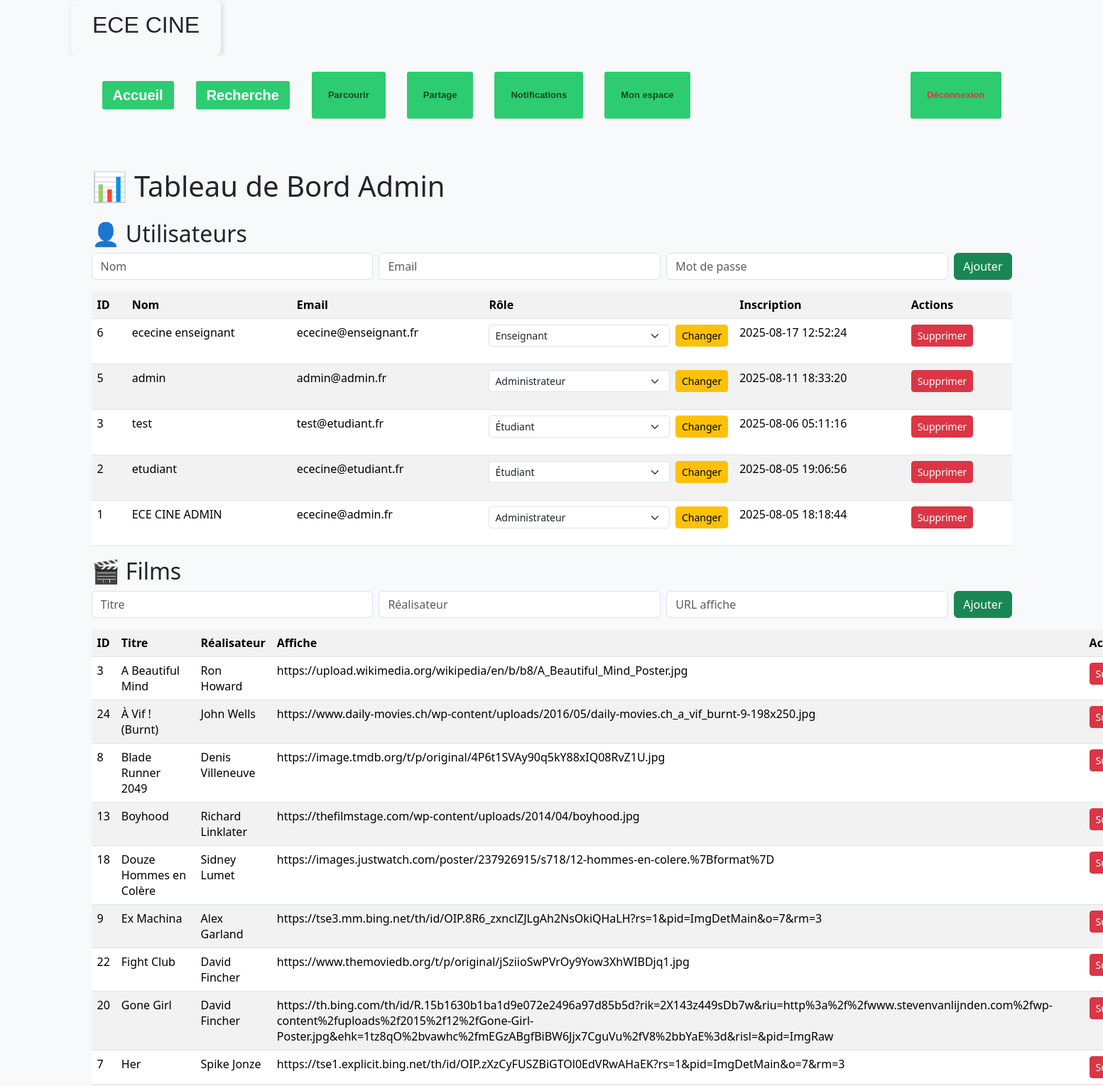
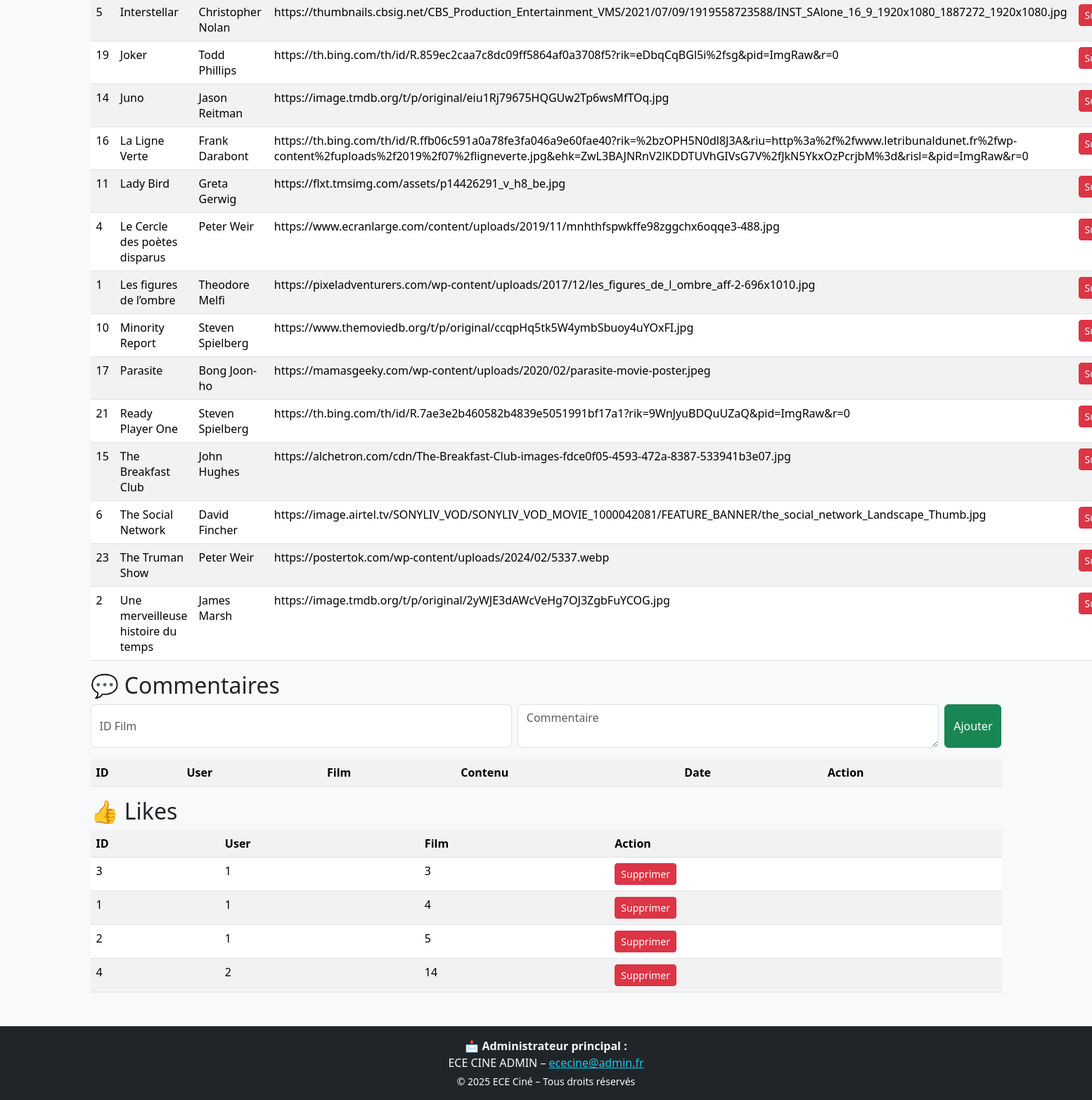
Page /admin/dashbord.php (signed in) on the committed database (2 pictures, top to bottom).
### tables this page shows
CREATE TABLE `users` (
  `id` int(11) NOT NULL,
  `username` varchar(100) NOT NULL,
  `nom` varchar(100) NOT NULL,
  `email` varchar(100) NOT NULL,
  `password_hash` varchar(255) NOT NULL,
  `role` enum('etudiant','enseignant','administrateur') DEFAULT 'etudiant',
  `created_at` timestamp NOT NULL DEFAULT current_timestamp(),
  `approuve` tinyint(1) DEFAULT 1,
  `photo` varchar(255) DEFAULT NULL,
  `prenom` varchar(100) DEFAULT NULL,
  `adresse` text DEFAULT NULL,
  `telephone` varchar(20) DEFAULT NULL,
  `fond_ecran` varchar(255) DEFAULT 'default.jpg'
);

CREATE TABLE `film` (
  `id` int(11) NOT NULL,
  `titre` varchar(255) NOT NULL,
  `realisateur` varchar(255) DEFAULT NULL,
  `annee_sortie` year(4) DEFAULT NULL,
  `genre` varchar(100) DEFAULT NULL,
  `synopsis` text DEFAULT NULL,
  `url_affiche` varchar(255) DEFAULT NULL,
  `trailer` varchar(255) DEFAULT NULL,
  `date_ajout` datetime DEFAULT current_timestamp(),
  `id_users` int(11) DEFAULT NULL
);

CREATE TABLE `likes` (
  `id` int(11) NOT NULL,
  `id_users` int(11) NOT NULL,
  `id_film` int(11) NOT NULL,
  `date_like` datetime DEFAULT current_timestamp()
);

### admin/dashbord.php (the view, shortened to what this page needs)
<?php
include $_SERVER['DOCUMENT_ROOT'] . '/ECE-Cine/includes/header.php';
$users = $pdo->query("SELECT * FROM users ORDER BY created_at DESC")->fetchAll();
$films = $pdo->query("SELECT * FROM film ORDER BY titre ASC")->fetchAll();
$likes = $pdo->query("SELECT * FROM likes ORDER BY id_film ASC, id_users ASC")->fetchAll();
?>
<!DOCTYPE html>
<html lang="fr">
<head>
    <link rel="stylesheet" href="../assets/style/header.css">
    <link rel="stylesheet" href="https://cdn.jsdelivr.net/npm/bootstrap@5.3.3/dist/css/bootstrap.min.css">
</head>
<body class="bg-light">
<div class="container my-5">
    <h1 class="mb-4">📊 Tableau de Bord Admin</h1>
    <h2>👤 Utilisateurs</h2>
    <form method="post" class="mb-3 d-flex gap-2">
        <input type="text" name="username" placeholder="Nom" class="form-control" required>
        <input type="email" name="email" placeholder="Email" class="form-control" required>
        <input type="password" name="password" placeholder="Mot de passe" class="form-control" required>
        <button type="submit" name="add_user" class="btn btn-success">Ajouter</button>
    </form>
    <table class="table table-striped">
        <tr><th>ID</th><th>Nom</th><th>Email</th><th>Rôle</th><th>Inscription</th><th>Actions</th></tr>
        <?php foreach ($users as $u): ?>
        <tr>
            <td><?= $u['id'] ?></td>
            <td><?= htmlspecialchars($u['username']) ?></td>
            <td><?= htmlspecialchars($u['email']) ?></td>
            <td>
                <form method="post" class="d-flex gap-2">
                    <select name="new_role" class="form-select form-select-sm">
                        <option value="etudiant" <?= $u['role'] === 'etudiant' ? 'selected' : '' ?>>Étudiant</option>
                        <option value="enseignant" <?= $u['role'] === 'enseignant' ? 'selected' : '' ?>>Enseignant</option>
                        <option value="administratif" <?= $u['role'] === 'administrateur' ? 'selected' : '' ?>>Administrateur</option>
                    </select>
                    <button type="submit" name="update_role" value="<?= $u['id'] ?>" class="btn btn-sm btn-warning">Changer</button>
                </form>
            </td>
            <td><?= $u['created_at'] ?></td>
            <td>
                <form method="post" class="d-inline">
                    <button type="submit" name="delete_user" value="<?= $u['id'] ?>" class="btn btn-sm btn-danger">Supprimer</button>
                </form>
            </td>
        </tr>
        <?php endforeach; ?>
    </table>
    <h2>🎬 Films</h2>
    <form method="post" class="mb-3 d-flex gap-2">
        <input type="text" name="titre" placeholder="Titre" class="form-control" required>
        <input type="text" name="realisateur" placeholder="Réalisateur" class="form-control" required>
        <input type="text" name="url_affiche" placeholder="URL affiche" class="form-control">
        <button type="submit" name="add_film" class="btn btn-success">Ajouter</button>
    </form>
    <table class="table table-striped">
        <tr><th>ID</th><th>Titre</th><th>Réalisateur</th><th>Affiche</th><th>Action</th></tr>
        <?php foreach ($films as $f): ?>
        <tr>
            <td><?= $f['id'] ?></td>
            <td><?= htmlspecialchars($f['titre']) ?></td>
            <td><?= htmlspecialchars($f['realisateur']) ?></td>
            <td><?= htmlspecialchars($f['url_affiche']) ?></td>
            <td>
                <form method="post" class="d-inline">
                    <button type="submit" name="delete_film" value="<?= $f['id'] ?>" class="btn btn-sm btn-danger">Supprimer</button>
                </form>
            </td>
        </tr>
        <?php endforeach; ?>
    </table>
    <h2>💬 Commentaires</h2>
    <form method="post" class="mb-3 d-flex gap-2">
        <input type="number" name="id_film" placeholder="ID Film" class="form-control" required>
        <textarea name="contenu" placeholder="Commentaire" class="form-control" required></textarea>
        <button type="submit" name="add_comment" class="btn btn-success">Ajouter</button>
    </form>
    <table class="table table-striped">
        <tr><th>ID</th><th>User</th><th>Film</th><th>Contenu</th><th>Date</th><th>Action</th></tr>
    </table>
    <h2>👍 Likes</h2>
    <table class="table table-striped">
        <tr><th>ID</th><th>User</th><th>Film</th><th>Action</th></tr>
        <?php foreach ($likes as $l): ?>
        <tr>
            <td><?= $l['id'] ?></td>
            <td><?= $l['id_users'] ?></td>
            <td><?= $l['id_film'] ?></td>
            <td>
                <form method="post" class="d-inline">
                    <button type="submit" name="delete_like" value="<?= $l['id'] ?>" class="btn btn-sm btn-danger">Supprimer</button>
                </form>
            </td>
        </tr>
        <?php endforeach; ?>
    </table>
</div>
<?php require_once $_SERVER['DOCUMENT_ROOT'] . '/ECE-Cine/includes/footer.php'; ?>
</body>
</html>

### includes/footer.php (shortened to what this page needs)
<?php
$stmtAdmin = $pdo->prepare("SELECT username, prenom, email FROM users WHERE role = 'administrateur' LIMIT 1");
$stmtAdmin->execute();
$admin = $stmtAdmin->fetch();
?>
<footer class="bg-dark text-light mt-5 pt-3 pb-3">
    <div class="container text-center">
        <?php if ($admin): ?>
            <p class="mb-1">
                📩 <strong>Administrateur principal :</strong><br>
                <?= htmlspecialchars($admin['prenom']) . ' ' . htmlspecialchars($admin['username']) ?> –
                <a class="text-info" href="mailto:<?= htmlspecialchars($admin['email']) ?>">
                    <?= htmlspecialchars($admin['email']) ?>
                </a>
            </p>
        <?php endif; ?>
        <small>&copy; <?= date('Y') ?> ECE Ciné – Tous droits réservés</small>
    </div>
</footer>

### rows in the picture
users: id "6", username "ececine enseignant", email "ececine@enseignant.fr", new_role "Enseignant", created_at "2025-08-17 12:52:24"
users: id "5", username "admin", email "admin@admin.fr", new_role "Administrateur", created_at "2025-08-11 18:33:20"
users: id "3", username "test", email "test@etudiant.fr", new_role "Étudiant", created_at "2025-08-06 05:11:16"
users: id "2", username "etudiant", email "ececine@etudiant.fr", new_role "Étudiant", created_at "2025-08-05 19:06:56"
users: id "1", username "ECE CINE ADMIN", email "ececine@admin.fr", new_role "Administrateur", created_at "2025-08-05 18:18:44"
film: id "3", titre "A Beautiful Mind", realisateur "Ron Howard", url_affiche "https://upload.wikimedia.org/wikipedia/en/b/b8/A_Beautiful_Mind_Poster.jpg"
film: id "24", titre "À Vif ! (Burnt)", realisateur "John Wells", url_affiche "https://www.daily-movies.ch/wp-content/uploads/2016/05/daily-movies.ch_a_vif_burnt-9-198x250.jpg"
film: id "8", titre "Blade Runner 2049", realisateur "Denis Villeneuve", url_affiche "https://image.tmdb.org/t/p/original/4P6t1SVAy90q5kY88xIQ08RvZ1U.jpg"
film: id "13", titre "Boyhood", realisateur "Richard Linklater", url_affiche "https://thefilmstage.com/wp-content/uploads/2014/04/boyhood.jpg"
film: id "18", titre "Douze Hommes en Colère", realisateur "Sidney Lumet", url_affiche "https://images.justwatch.com/poster/237926915/s718/12-hommes-en-colere.%7Bformat%7D"
film: id "9", titre "Ex Machina", realisateur "Alex Garland", url_affiche "https://tse3.mm.bing.net/th/id/OIP.8R6_zxnclZJLgAh2NsOkiQHaLH?rs=1&pid=ImgDetMain&o=7&rm=3"
film: id "22", titre "Fight Club", realisateur "David Fincher", url_affiche "https://www.themoviedb.org/t/p/original/jSziioSwPVrOy9Yow3XhWIBDjq1.jpg"
film: id "20", titre "Gone Girl", realisateur "David Fincher", url_affiche "https://th.bing.com/th/id/R.15b1630b1ba1d9e072e2496a97d85b5d?rik=2X143z449sDb7w&riu=http%3a%2f%2fwww.stevenvanlijnden.com%2fwp-content%2fuploads%2f2015%2f12%2fGone-Girl-Poster.jpg&ehk=1tz8qO%2bvawhc%2fmEGzABgfBiBW6Jjx7CguVu%2fV8%2bbYaE%3d&risl=&pid=ImgRaw"
film: id "7", titre "Her", realisateur "Spike Jonze", url_affiche "https://tse1.explicit.bing.net/th/id/OIP.zXzCyFUSZBiGTOl0EdVRwAHaEK?rs=1&pid=ImgDetMain&o=7&rm=3"
film: id "5", titre "Interstellar", realisateur "Christopher Nolan", url_affiche "https://thumbnails.cbsig.net/CBS_Production_Entertainment_VMS/2021/07/09/1919558723588/INST_SAlone_16_9_1920x1080_1887272_1920x1080.jpg"
film: id "19", titre "Joker", realisateur "Todd Phillips", url_affiche "https://th.bing.com/th/id/R.859ec2caa7c8dc09ff5864af0a3708f5?rik=eDbqCqBGl5i%2fsg&pid=ImgRaw&r=0"
film: id "14", titre "Juno", realisateur "Jason Reitman", url_affiche "https://image.tmdb.org/t/p/original/eiu1Rj79675HQGUw2Tp6wsMfTOq.jpg"
film: id "16", titre "La Ligne Verte", realisateur "Frank Darabont", url_affiche "https://th.bing.com/th/id/R.ffb06c591a0a78fe3fa046a9e60fae40?rik=%2bzOPH5N0dl8J3A&riu=http%3a%2f%2fwww.letribunaldunet.fr%2fwp-content%2fuploads%2f2019%2f07%2fligneverte.jpg&ehk=ZwL3BAJNRnV2lKDDTUVhGIVsG7V%2fJkN5YkxOzPcrjbM%3d&risl=&pid=ImgRaw&r=0"
film: id "11", titre "Lady Bird", realisateur "Greta Gerwig", url_affiche "https://flxt.tmsimg.com/assets/p14426291_v_h8_be.jpg"
film: id "4", titre "Le Cercle des poètes disparus", realisateur "Peter Weir", url_affiche "https://www.ecranlarge.com/content/uploads/2019/11/mnhthfspwkffe98zggchx6oqqe3-488.jpg"
film: id "1", titre "Les figures de l’ombre", realisateur "Theodore Melfi", url_affiche "https://pixeladventurers.com/wp-content/uploads/2017/12/les_figures_de_l_ombre_aff-2-696x1010.jpg"
film: id "10", titre "Minority Report", realisateur "Steven Spielberg", url_affiche "https://www.themoviedb.org/t/p/original/ccqpHq5tk5W4ymbSbuoy4uYOxFI.jpg"
film: id "17", titre "Parasite", realisateur "Bong Joon-ho", url_affiche "https://mamasgeeky.com/wp-content/uploads/2020/02/parasite-movie-poster.jpeg"
film: id "21", titre "Ready Player One", realisateur "Steven Spielberg", url_affiche "https://th.bing.com/th/id/R.7ae3e2b460582b4839e5051991bf17a1?rik=9WnJyuBDQuUZaQ&pid=ImgRaw&r=0"
film: id "15", titre "The Breakfast Club", realisateur "John Hughes", url_affiche "https://alchetron.com/cdn/The-Breakfast-Club-images-fdce0f05-4593-472a-8387-533941b3e07.jpg"
film: id "6", titre "The Social Network", realisateur "David Fincher", url_affiche "https://image.airtel.tv/SONYLIV_VOD/SONYLIV_VOD_MOVIE_1000042081/FEATURE_BANNER/the_social_network_Landscape_Thumb.jpg"
film: id "23", titre "The Truman Show", realisateur "Peter Weir", url_affiche "https://postertok.com/wp-content/uploads/2024/02/5337.webp"
film: id "2", titre "Une merveilleuse histoire du temps", realisateur "James Marsh", url_affiche "https://image.tmdb.org/t/p/original/2yWJE3dAWcVeHg7OJ3ZgbFuYCOG.jpg"
likes: id "3", id_users "1", id_film "3"
likes: id "1", id_users "1", id_film "4"
likes: id "2", id_users "1", id_film "5"
likes: id "4", id_users "2", id_film "14"
